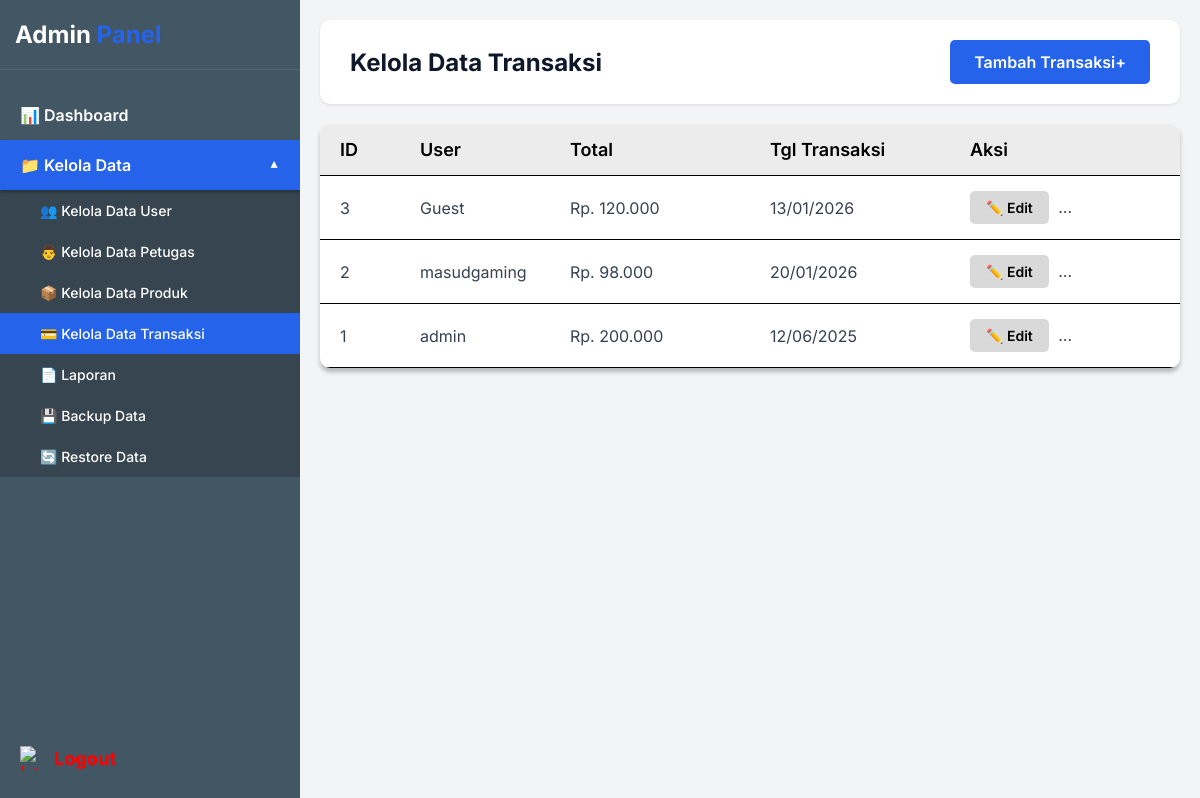
Page /admin/kelola_data_transaksi.php (signed in) on the earlier database version.
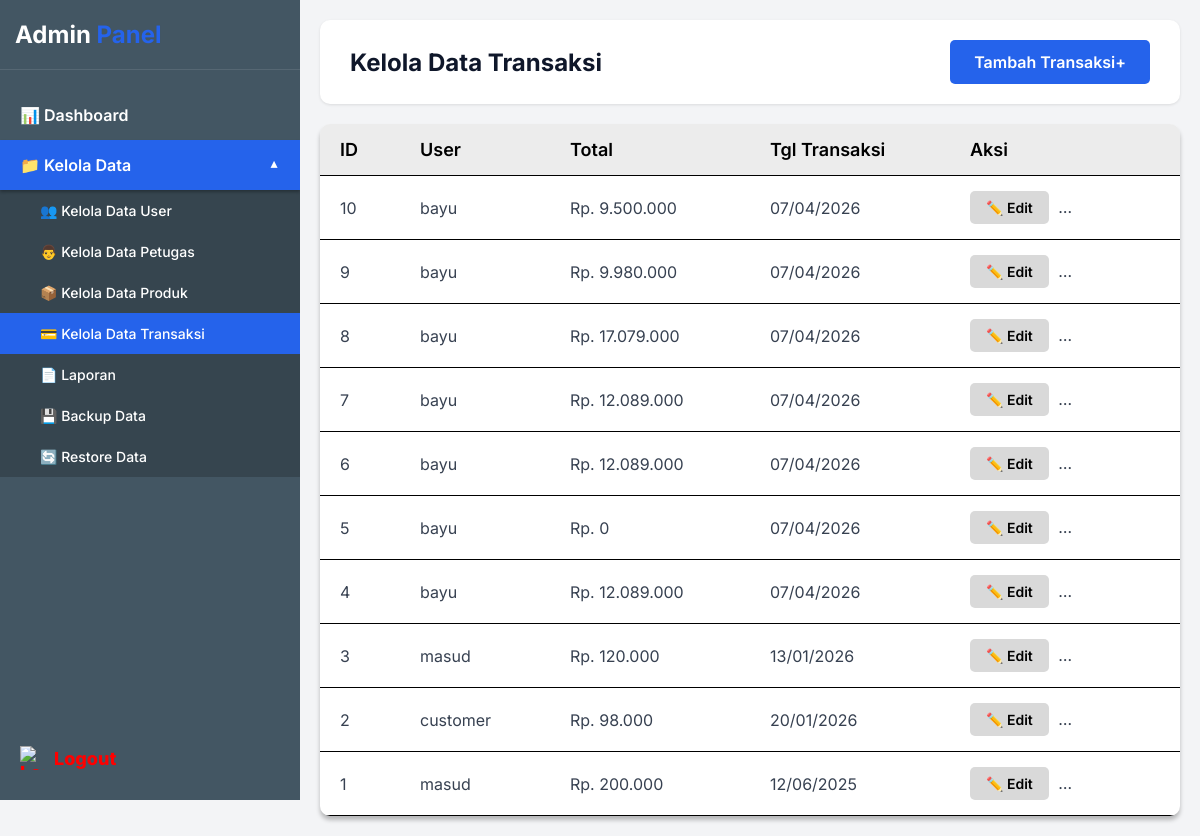
Same page on the later database version.
### tables this page shows
CREATE TABLE `orders` (
  `id` int(11) NOT NULL AUTO_INCREMENT,
  `user_id` int(11) DEFAULT NULL,
  `total_bayar` decimal(10,2) NOT NULL,
  `ongkir` decimal(10,2) DEFAULT 0.00,
  `nama_penerima` varchar(100) NOT NULL,
  `no_telp` varchar(20) NOT NULL,
  `alamat` text NOT NULL,
  `metode_pembayaran` enum('m-banking','e-wallet','cod') DEFAULT 'm-banking',
  `virtual_account` varchar(20) DEFAULT NULL,
  `detail_pembayaran` varchar(100) DEFAULT NULL,
  `tanggal_transaksi` date NOT NULL,
  `updated_at` timestamp NULL DEFAULT NULL ON UPDATE current_timestamp(),
  `status` enum('pending','diproses','dikirim','selesai','dibatalkan') DEFAULT 'pending',
  `created_at` timestamp NOT NULL DEFAULT current_timestamp(),
  PRIMARY KEY (`id`),
  KEY `idx_user_id` (`user_id`)
);

CREATE TABLE `users` (
  `id` int(11) NOT NULL AUTO_INCREMENT,
  `username` varchar(50) NOT NULL,
  `password` varchar(255) NOT NULL,
  `nama_lengkap` varchar(100) NOT NULL,
  `email` varchar(100) DEFAULT NULL,
  `no_hp` varchar(20) DEFAULT NULL,
  `alamat` text DEFAULT NULL,
  `role` enum('admin','petugas','user') DEFAULT 'user',
  `created_at` timestamp NOT NULL DEFAULT current_timestamp(),
  PRIMARY KEY (`id`),
  UNIQUE KEY `username` (`username`),
  KEY `idx_id` (`id`)
);

### admin/kelola_data_transaksi.php (the view, shortened to what this page needs)
<?php
include '../config.php';
$query = mysqli_query($koneksi, "
    SELECT orders.*, users.username as user_name
    FROM orders
    LEFT JOIN users ON orders.user_id = users.id
    ORDER BY orders.id DESC
");
?>
<!DOCTYPE html>
<html lang="en">
<head>
</head>
<body>
    <div class="sidebar">
        <div class="sidebar-header">
            <div class="sidebar-title">Admin <span>Panel</span></div>
        </div>
        <div class="sidebar-menu">
            <a href="dashboard.php" class="menu-item">📊 Dashboard</a>
            <div class="dropdown-toggle menu-item" onclick="toggleDropdown()">
                📁 Kelola Data
            </div>
            <div class="dropdown-menu" id="dropdownMenu">
                <a href="kelola_data_user.php" class="dropdown-item">👥 Kelola Data User</a>
                <a href="kelola_data_petugas.php" class="dropdown-item">👨‍ Kelola Data Petugas</a>
                <a href="kelola_data_produk.php" class="dropdown-item">📦 Kelola Data Produk</a>
                <a href="kelola_data_transaksi.php" class="dropdown-item active">💳 Kelola Data Transaksi</a>
                <a href="laporan.php" class="dropdown-item">📄 Laporan</a>
                <a href="backup_data.php" class="dropdown-item">💾 Backup Data</a>
                <a href="restore_data.php" class="dropdown-item">🔄 Restore Data</a>
            </div>
        </div>
        <a href="../auth/logout.php" class="logout-btn">
            <img src="https://codia-f2c.s3.us-west-1.amazonaws.com/image/2026-02-24/waOuF6vsjw.png" alt="Logout">
        </a>
    </div>
    <div class="main-content">
        <div class="header">
            <div class="header-title">Kelola Data Transaksi</div>
            <a href="tambah_transaksi.php" class="btn-add">Tambah Transaksi+</a>
        </div>
        <div class="table-container">
            <div class="table-header">
                <div>ID</div>
                <div>User</div>
                <div>Total</div>
                <div>Tgl Transaksi</div>
                <div>Aksi</div>
            </div>
            <?php
            while($row = mysqli_fetch_assoc($query)):
            ?>
            <div class="table-row">
                <div class="table-cell"><?php echo $row['id']; ?></div>
                <div class="table-cell"><?php echo htmlspecialchars($row['user_name'] ?? 'Guest'); ?></div>
                <div class="table-cell">Rp. <?php echo number_format($row['total_bayar'], 0, ',', '.'); ?></div>
                <div class="table-cell"><?php echo date('d/m/Y', strtotime($row['tanggal_transaksi'])); ?></div>
                <div class="table-cell">
                    <a href="edit_transaksi.php?id=<?php echo $row['id']; ?>" class="btn-action">✏️ Edit</a>
                    <a href="?hapus=<?php echo $row['id']; ?>" class="btn-action btn-delete" onclick="return confirm('Yakin ingin menghapus transaksi ini?')">🗑️ Hapus</a>
                </div>
            </div>
            <?php endwhile; ?>
        </div>
    </div>
</body>
</html>

Differences in the rows shown:
added orders: id "10", user.username "bayu", total_bayar "9.500.000", tanggal_transaksi "07/04/2026"
added orders: id "9", user.username "bayu", total_bayar "9.980.000", tanggal_transaksi "07/04/2026"
added orders: id "8", user.username "bayu", total_bayar "17.079.000", tanggal_transaksi "07/04/2026"
added orders: id "7", user.username "bayu", total_bayar "12.089.000", tanggal_transaksi "07/04/2026"
added orders: id "6", user.username "bayu", total_bayar "12.089.000", tanggal_transaksi "07/04/2026"
added orders: id "5", user.username "bayu", total_bayar "0", tanggal_transaksi "07/04/2026"
added orders: id "4", user.username "bayu", total_bayar "12.089.000", tanggal_transaksi "07/04/2026"
changed orders id 3: user.username "Guest" → "masud"
changed orders id 2: user.username "masudgaming" → "customer"
changed orders id 1: user.username "admin" → "masud"
